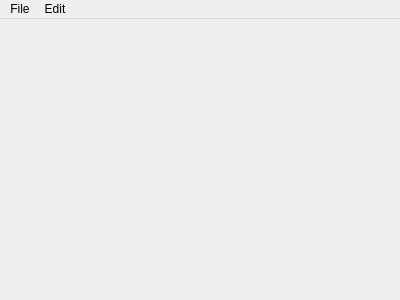
<?xml version="1.0" encoding="UTF-8"?>
<ui version="4.0">
 <class>MainWindow</class>
 <widget class="QMainWindow" name="MainWindow">
  <property name="geometry">
   <rect>
    <x>0</x>
    <y>0</y>
    <width>400</width>
    <height>300</height>
   </rect>
  </property>
  <property name="windowTitle">
   <string>MainWindow</string>
  </property>
  <widget class="QWidget" name="centralWidget"/>
  <widget class="QMenuBar" name="menuBar">
   <property name="geometry">
    <rect>
     <x>0</x>
     <y>0</y>
     <width>400</width>
     <height>21</height>
    </rect>
   </property>
   <widget class="QMenu" name="menuFile">
    <property name="title">
     <string>File</string>
    </property>
    <addaction name="actionExport"/>
    <addaction name="actionImport"/>
   </widget>
   <widget class="QMenu" name="menuEdit">
    <property name="title">
     <string>Edit</string>
    </property>
    <addaction name="actionSet_style"/>
   </widget>
   <addaction name="menuFile"/>
   <addaction name="menuEdit"/>
  </widget>
  <action name="actionExport">
   <property name="text">
    <string>Export ...</string>
   </property>
  </action>
  <action name="actionImport">
   <property name="text">
    <string>Import ...</string>
   </property>
  </action>
  <action name="actionSet_style">
   <property name="text">
    <string>set style</string>
   </property>
  </action>
 </widget>
 <layoutdefault spacing="6" margin="11"/>
 <resources/>
 <connections/>
</ui>
